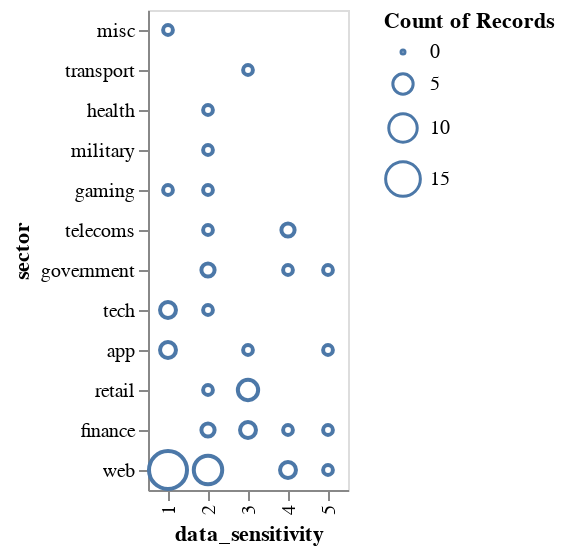

Here is the notebook cell this chart was saved with:
### Code cell
point_sector_sensitivity_count = src.mark_point().encode(
    x = "data_sensitivity:O",
    y = alt.Y("sector:N", sort = "size"),
    size = "count()",
    tooltip = ["count()"]
).interactive()

# Show the plot
point_sector_sensitivity_count

### Figure 1 — Vega-Lite specification as saved in the notebook (floating-point values rounded to 4 significant figures)
{"$schema": "https://vega.github.io/schema/vega-lite/v4.17.0.json", "config": {"view": {"continuousHeight": 300, "continuousWidth": 400}}, "data": {"name": "data-983fd4a0b346be762802282aadc3c3e4"}, "datasets": {"data-983fd4a0b346be762802282aadc3c3e4": [{"data_sensitivity": 4, "date": "2021-09-01T00:00:00", "index": 1, "method": "hacked", "organisation": "Syniverse", "records_lost": 500000000, "sector": "telecoms", "source_name": "Vice", "year": 2021}, {"data_sensitivity": 2, "date": "2021-09-01T00:00:00", "index": 5, "method": "poor security", "organisation": "Thailand visitors", "records_lost": 100000000, "sector": "government", "source_name": "South China Morning Post", "year": 2021}, {"data_sensitivity": 1, "date": "2021-07-01T00:00:00", "index": 10, "method": "hacked", "organisation": "Linkedin", "records_lost": 700000000, "sector": "web", "source_name": "9 to 5 mac", "year": 2021}, {"data_sensitivity": 2, "date": "2021-02-01T00:00:00", "index": 21, "method": "hacked", "organisation": "Experian Brazil", "records_lost": 220000000, "sector": "finance", "source_name": "ZDNet", "year": 2021}, {"data_sensitivity": 1, "date": "2021-03-01T00:00:00", "index": 24, "method": "hacked", "organisation": "Facebook", "records_lost": 533000000, "sector": "tech", "source_name": "Business Insider", "year": 2021}, {"data_sensitivity": 3, "date": "2020-12-01T00:00:00", "index": 28, "method": "hacked", "organisation": "SolarWinds", "records_lost": 50000000, "sector": "app", "source_name": "New York Times", "year": 2020}, {"data_sensitivity": 2, "date": "2020-04-01T00:00:00", "index": 37, "method": "hacked", "organisation": "Pakistani mobile operators", "records_lost": 115000000, "sector": "telecoms", "source_name": "ZDNet", "year": 2020}, {"data_sensitivity": 1, "date": "2020-01-01T00:00:00", "index": 41, "method": "poor security", "organisation": "Microsoft", "records_lost": 250000000, "sector": "web", "source_name": "Forbes", "year": 2020}, {"data_sensitivity": 2, "date": "2019-05-01T00:00:00", "index": 56, "method": "hacked", "organisation": "Canva", "records_lost": 139000000, "sector": "web", "source_name": "ZDNet", "year": 2019}, {"data_sensitivity": 1, "date": "2019-05-01T00:00:00", "index": 57, "method": "poor security", "organisation": "Chtrbox", "records_lost": 49000000, "sector": "misc", "source_name": "Techcrunch", "year": 2019}, {"data_sensitivity": 1, "date": "2019-02-01T00:00:00", "index": 62, "method": "hacked", "organisation": "Dubsmash", "records_lost": 162000000, "sector": "web", "source_name": "The Register", "year": 2019}, {"data_sensitivity": 1, "date": "2019-02-01T00:00:00", "index": 63, "method": "hacked", "organisation": "ShareThis", "records_lost": 41000000, "sector": "web", "source_name": "The Register", "year": 2019}, {"data_sensitivity": 2, "date": "2019-02-01T00:00:00", "index": 77, "method": "hacked", "organisation": "Houzz", "records_lost": 57000000, "sector": "retail", "source_name": "Techcrunch", "year": 2019}, {"data_sensitivity": 2, "date": "2019-05-01T00:00:00", "index": 86, "method": "poor security", "organisation": "Indian citizens", "records_lost": 275265298, "sector": "web", "source_name": "Bleeping Computer", "year": 2019}, {"data_sensitivity": 3, "date": "2019-07-01T00:00:00", "index": 88, "method": "hacked", "organisation": "Capital One", "records_lost": 100000000, "sector": "finance", "source_name": "Forbes", "year": 2019}, {"data_sensitivity": 2, "date": "2019-09-01T00:00:00", "index": 90, "method": "poor security", "organisation": "Facebook", "records_lost": 419000000, "sector": "web", "source_name": "Fast Company", "year": 2019}, {"data_sensitivity": 2, "date": "2019-11-01T00:00:00", "index": 93, "method": "poor security", "organisation": "OxyData", "records_lost": 380000000, "sector": "tech", "source_name": "Dataviper", "year": 2019}, {"data_sensitivity": 3, "date": "2018-10-01T00:00:00", "index": 97, "method": "hacked", "organisation": "Cathay Pacific Airways", "records_lost": 94000000, "sector": "transport", "source_name": "ABC News", "year": 2018}, {"data_sensitivity": 2, "date": "2018-12-01T00:00:00", "index": 98, "method": "poor security", "organisation": "Chinese resume leak", "records_lost": 202000000, "sector": "web", "source_name": "HackenProof", "year": 2018}, {"data_sensitivity": 2, "date": "2018-12-01T00:00:00", "index": 99, "method": "poor security", "organisation": "Google+", "records_lost": 52500000, "sector": "web", "source_name": "The Verge", "year": 2018}, {"data_sensitivity": 1, "date": "2018-12-01T00:00:00", "index": 100, "method": "hacked", "organisation": "Quora", "records_lost": 100000000, "sector": "web", "source_name": "NY Times", "year": 2018}, {"data_sensitivity": 3, "date": "2018-11-01T00:00:00", "index": 101, "method": "hacked", "organisation": "Marriott International", "records_lost": 383000000, "sector": "retail", "source_name": "NY Times, CNET", "year": 2018}, {"data_sensitivity": 1, "date": "2018-03-01T00:00:00", "index": 103, "method": "hacked", "organisation": "Facebook", "records_lost": 50000000, "sector": "web", "source_name": "Guardian", "year": 2018}, {"data_sensitivity": 1, "date": "2018-06-01T00:00:00", "index": 106, "method": "hacked", "organisation": "MyHeritage", "records_lost": 92283889, "sector": "web", "source_name": "Bloomberg", "year": 2018}, {"data_sensitivity": 1, "date": "2018-03-01T00:00:00", "index": 112, "method": "hacked", "organisation": "MyFitnessPal", "records_lost": 150000000, "sector": "app", "source_name": "Guardian", "year": 2018}, {"data_sensitivity": 1, "date": "2018-06-01T00:00:00", "index": 114, "method": "poor security", "organisation": "Nametests", "records_lost": 120000000, "sector": "app", "source_name": "Medium", "year": 2018}, {"data_sensitivity": 5, "date": "2018-06-01T00:00:00", "index": 116, "method": "poor security", "organisation": "Firebase", "records_lost": 100000000, "sector": "app", "source_name": "Bleeping Computer", "year": 2018}, {"data_sensitivity": 4, "date": "2018-03-01T00:00:00", "index": 117, "method": "poor security", "organisation": "Aadhaar", "records_lost": 550000000, "sector": "government", "source_name": "ZDNet", "year": 2018}, {"data_sensitivity": 2, "date": "2018-05-01T00:00:00", "index": 121, "method": "poor security", "organisation": "LocalBlox", "records_lost": 48000000, "sector": "web", "source_name": "UpGuard", "year": 2018}, {"data_sensitivity": 1, "date": "2018-05-01T00:00:00", "index": 122, "method": "poor security", "organisation": "Twitter", "records_lost": 330000000, "sector": "tech", "source_name": "Reuters", "year": 2018}, {"data_sensitivity": 3, "date": "2018-09-01T00:00:00", "index": 133, "method": "hacked", "organisation": "Newegg", "records_lost": 45000000, "sector": "retail", "source_name": "TechCrunch", "year": 2018}, {"data_sensitivity": 1, "date": "2018-05-01T00:00:00", "index": 135, "method": "poor security", "organisation": "Apollo", "records_lost": 200000000, "sector": "tech", "source_name": "Wired", "year": 2018}, {"data_sensitivity": 1, "date": "2017-11-01T00:00:00", "index": 139, "method": "hacked", "organisation": "Uber", "records_lost": 57000000, "sector": "app", "source_name": "Bloomberg", "year": 2017}, {"data_sensitivity": 4, "date": "2017-08-01T00:00:00", "index": 142, "method": "poor security", "organisation": "Spambot", "records_lost": 520000000, "sector": "web", "source_name": "The Guardian", "year": 2017}, {"data_sensitivity": 2, "date": "2017-03-01T00:00:00", "index": 149, "method": "oops!", "organisation": "River City Media", "records_lost": 340000000, "sector": "web", "source_name": "Guardian", "year": 2017}, {"data_sensitivity": 4, "date": "2017-10-01T00:00:00", "index": 155, "method": "hacked", "organisation": "Malaysian telcos & MVNOs", "records_lost": 46200000, "sector": "telecoms", "source_name": "LowYat", "year": 2017}, {"data_sensitivity": 4, "date": "2017-09-01T00:00:00", "index": 159, "method": "hacked", "organisation": "Equifax", "records_lost": 143000000, "sector": "finance", "source_name": "UK Gov", "year": 2017}, {"data_sensitivity": 1, "date": "2016-05-01T00:00:00", "index": 161, "method": "hacked", "organisation": "LinkedIn", "records_lost": 117000000, "sector": "web", "source_name": "CNN", "year": 2016}, {"data_sensitivity": 1, "date": "2016-05-01T00:00:00", "index": 162, "method": "hacked", "organisation": "Tumblr", "records_lost": 65000000, "sector": "web", "source_name": "Vice", "year": 2016}, {"data_sensitivity": 2, "date": "2016-09-01T00:00:00", "index": 163, "method": "hacked", "organisation": "Yahoo", "records_lost": 500000000, "sector": "web", "source_name": "CNBC", "year": 2016}, {"data_sensitivity": 5, "date": "2016-04-01T00:00:00", "index": 165, "method": "hacked", "organisation": "Philippines’ Commission on Elections", "records_lost": 55000000, "sector": "government", "source_name": "Trend Micro", "year": 2016}, {"data_sensitivity": 2, "date": "2016-04-01T00:00:00", "index": 168, "method": "hacked", "organisation": "Turkish citizenship database", "records_lost": 49611709, "sector": "government", "source_name": "Business Insider", "year": 2016}, {"data_sensitivity": 4, "date": "2016-06-01T00:00:00", "index": 179, "method": "hacked", "organisation": "VK", "records_lost": 171000000, "sector": "web", "source_name": "Motherboard", "year": 2016}, {"data_sensitivity": 1, "date": "2016-05-01T00:00:00", "index": 182, "method": "hacked", "organisation": "MySpace", "records_lost": 164000000, "sector": "web", "source_name": "Vice", "year": 2016}, {"data_sensitivity": 1, "date": "2016-12-01T00:00:00", "index": 186, "method": "hacked", "organisation": "Dailymotion", "records_lost": 85200000, "sector": "web", "source_name": "ZDNet", "year": 2016}, {"data_sensitivity": 4, "date": "2016-10-01T00:00:00", "index": 187, "method": "hacked", "organisation": "Weebly", "records_lost": 43000000, "sector": "web", "source_name": "Tech Crunch", "year": 2016}, {"data_sensitivity": 1, "date": "2016-11-01T00:00:00", "index": 190, "method": "hacked", "organisation": "Friend Finder Network", "records_lost": 412000000, "sector": "web", "source_name": "ZDNet", "year": 2016}, {"data_sensitivity": 2, "date": "2015-12-01T00:00:00", "index": 197, "method": "poor security", "organisation": "Deep Root Analytics", "records_lost": 198000000, "sector": "web", "source_name": "Reuters, UpGuard", "year": 2015}, {"data_sensitivity": 5, "date": "2015-11-01T00:00:00", "index": 210, "method": "hacked", "organisation": "Securus Technologies", "records_lost": 70000000, "sector": "web", "source_name": "The Intercept", "year": 2015}, {"data_sensitivity": 2, "date": "2015-02-01T00:00:00", "index": 216, "method": "hacked", "organisation": "Anthem ", "records_lost": 80000000, "sector": "health", "source_name": "NYTimes", "year": 2015}, {"data_sensitivity": 1, "date": "2014-05-01T00:00:00", "index": 224, "method": "hacked", "organisation": "Ebay", "records_lost": 145000000, "sector": "web", "source_name": "Business Insider", "year": 2014}, {"data_sensitivity": 3, "date": "2014-10-01T00:00:00", "index": 227, "method": "hacked", "organisation": "JP Morgan Chase", "records_lost": 76000000, "sector": "finance", "source_name": "Deal Book", "year": 2014}, {"data_sensitivity": 3, "date": "2014-09-01T00:00:00", "index": 233, "method": "hacked", "organisation": "Home Depot", "records_lost": 56000000, "sector": "retail", "source_name": "Krebs on Security", "year": 2014}, {"data_sensitivity": 5, "date": "2013-07-01T00:00:00", "index": 237, "method": "hacked", "organisation": "Massive American business hack", "records_lost": 160000000, "sector": "finance", "source_name": "Technology Review", "year": 2013}, {"data_sensitivity": 1, "date": "2013-04-01T00:00:00", "index": 242, "method": "hacked", "organisation": "Living Social", "records_lost": 50000000, "sector": "web", "source_name": "Naked Security, New York Times", "year": 2013}, {"data_sensitivity": 2, "date": "2016-12-01T00:00:00", "index": 243, "method": "hacked", "organisation": "Yahoo", "records_lost": 550000000, "sector": "web", "source_name": "NY Times, BBC", "year": 2013}, {"data_sensitivity": 2, "date": "2013-07-01T00:00:00", "index": 254, "method": "hacked", "organisation": "UbiSoft", "records_lost": 58000000, "sector": "gaming", "source_name": "BBC News", "year": 2013}, {"data_sensitivity": 1, "date": "2013-03-01T00:00:00", "index": 259, "method": "hacked", "organisation": "Evernote", "records_lost": 50000000, "sector": "web", "source_name": "Wired, Digital Trends", "year": 2013}, {"data_sensitivity": 2, "date": "2013-10-01T00:00:00", "index": 266, "method": "inside job", "organisation": "Court Ventures", "records_lost": 200000000, "sector": "finance", "source_name": "NY Times, Gov Tech", "year": 2013}, {"data_sensitivity": 3, "date": "2013-12-01T00:00:00", "index": 271, "method": "hacked", "organisation": "Target", "records_lost": 70000000, "sector": "retail", "source_name": "Huffington Post", "year": 2013}, {"data_sensitivity": 1, "date": "2016-09-01T00:00:00", "index": 287, "method": "hacked", "organisation": "Last.fm", "records_lost": 43500000, "sector": "web", "source_name": "ZD Net", "year": 2012}, {"data_sensitivity": 1, "date": "2016-08-01T00:00:00", "index": 294, "method": "hacked", "organisation": "Dropbox", "records_lost": 68700000, "sector": "web", "source_name": "The Telegraph", "year": 2012}, {"data_sensitivity": 1, "date": "2011-04-01T00:00:00", "index": 304, "method": "hacked", "organisation": "Sony PSN", "records_lost": 77000000, "sector": "gaming", "source_name": "Mashable", "year": 2011}, {"data_sensitivity": 3, "date": "2009-01-01T00:00:00", "index": 345, "method": "hacked", "organisation": "Heartland", "records_lost": 130000000, "sector": "finance", "source_name": "Dark Reading", "year": 2009}, {"data_sensitivity": 2, "date": "2009-10-01T00:00:00", "index": 353, "method": "lost device ", "organisation": "US Military", "records_lost": 76000000, "sector": "military", "source_name": "Wired", "year": 2009}, {"data_sensitivity": 3, "date": "2007-03-01T00:00:00", "index": 379, "method": "hacked", "organisation": "TK / TJ Maxx", "records_lost": 94000000, "sector": "retail", "source_name": "ZD Net", "year": 2007}, {"data_sensitivity": 1, "date": "2004-06-01T00:00:00", "index": 391, "method": "inside job", "organisation": "AOL", "records_lost": 92000000, "sector": "web", "source_name": "CNN", "year": 2004}]}, "encoding": {"size": {"aggregate": "count", "type": "quantitative"}, "tooltip": [{"aggregate": "count", "type": "quantitative"}], "x": {"field": "data_sensitivity", "type": "ordinal"}, "y": {"field": "sector", "sort": "size", "type": "nominal"}}, "mark": "point", "selection": {"selector015": {"bind": "scales", "encodings": ["x", "y"], "type": "interval"}}}
